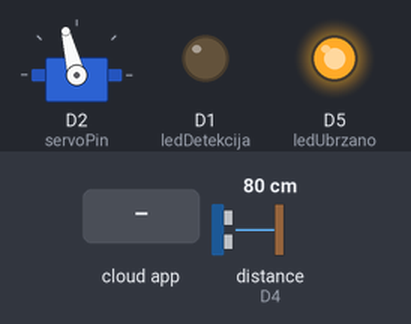
Simulated run of this sketch. Board: ESP8266 (NodeMCU). Shown: servo, output pins drawn as LEDs (lit = HIGH). Wiring (inferred from the names in the program): ultrasonic range finder: trigger D3; echo D4. The inputs (shaded band) are chosen by the test bench; at power-on: distance to the obstacle (sensor on D4) 80 cm. The echo pulse lasts 58.3 µs per cm; WiFi joins after 1.5 s; servers stay silent unless stated; the Firebase database answers and starts empty; pins used as bus, display or sensor lines are not drawn; what the sketch prints to the serial monitor is not drawn.

Above: at 2.7 s.
2.8 s: the phone or cloud app sets status to 1
At 3.58 s:
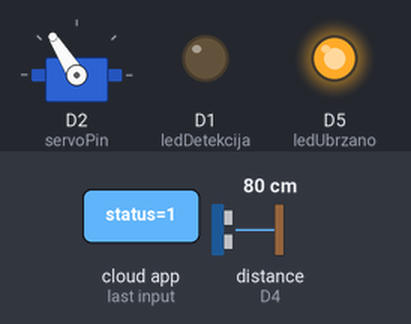
6.3 s: distance to the obstacle (sensor on D4) set to 17 cm
9.8 s: distance to the obstacle (sensor on D4) set to 14 cm
At 13.0 s:
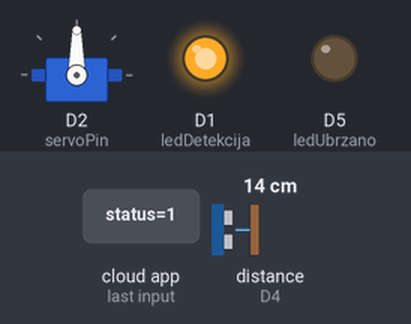
13.3 s: the phone or cloud app sets status to 0
At 13.48 s:
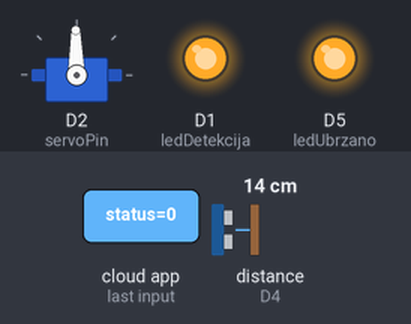
16.8 s: the phone or cloud app sets status to 1
20.3 s: distance to the obstacle (sensor on D4) set to 18 cm
At 24.6 s:
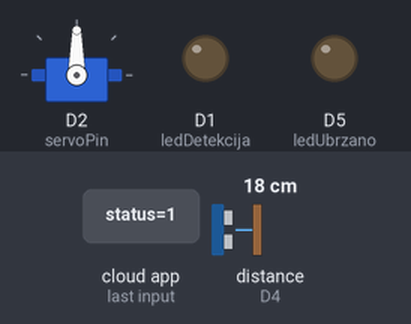
Timing chart, 0 to 24.8 s (numbered marks = the images above; inputs shaded):
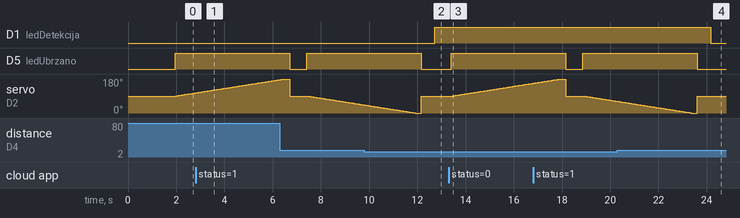

The sketch:

SmartGarage_NodeMCU_ESP8266.ino
```cpp
#include <ESP8266WiFi.h>
#include <FirebaseESP8266.h>
#include <Servo.h>

#define WIFI_SSID "WIFI"
#define WIFI_PASSWORD "PASS"

#define FIREBASE_HOST "YOURS"
#define FIREBASE_AUTH "YOURS"

//Pinovi
#define trigPin D3
#define echoPin D4
#define servoPin D2
#define ledDetekcija D1
#define ledUbrzano D5
//Firebase objekti
FirebaseData firebaseData;
FirebaseConfig config;
FirebaseAuth auth;
//Servo motor
Servo servoMotor;

//Funkcija za mjerenje udaljenosti
float getDistance() {
    digitalWrite(trigPin, LOW);
    delayMicroseconds(2);
    digitalWrite(trigPin, HIGH);
    delayMicroseconds(10);
    digitalWrite(trigPin, LOW);

    long duration = pulseIn(echoPin, HIGH);
    float distance = duration * 0.034 / 2;

    return distance;
}

//Funkcija za brzo treperenje LED diode dok se vrata pomjeraju
unsigned long previousMillis = 0;  // Početno vrijeme za treperenje
const long interval = 200;         // Interval treperenja u milisekundama

void blinkFast() {
    unsigned long currentMillis = millis();
    if (currentMillis - previousMillis >= interval) {
        previousMillis = currentMillis;
        int ledState = digitalRead(ledUbrzano); // Provjerava trenutni status LED diode
        digitalWrite(ledUbrzano, !ledState);    // Ako je uključena, gasi je, i obrnuto
    }
}

void setup() {
    Serial.begin(115200);

    //WiFi povezivanje
    WiFi.begin(WIFI_SSID, WIFI_PASSWORD);
    Serial.print("Povezivanje na WiFi...");
    while (WiFi.status() != WL_CONNECTED) {
        delay(500);
        Serial.print(".");
    }
    Serial.println(" Povezano!");

    //Firebase podešavanje
    config.host = FIREBASE_HOST;
    config.signer.tokens.legacy_token = FIREBASE_AUTH;
    Firebase.begin(&config, &auth);
    Firebase.reconnectWiFi(true);

    //Podešavanje pinova
    pinMode(trigPin, OUTPUT);
    pinMode(echoPin, INPUT);
    pinMode(ledDetekcija, OUTPUT);
    pinMode(ledUbrzano, OUTPUT);

    //Servo motor
    servoMotor.attach(servoPin);
    servoMotor.write(90); // Početna pozicija

    Serial.println("Sistem spreman!");
}

void loop() {
    //Čitanje ultrazvučnog senzora
    float distance = getDistance();
    Serial.println("Udaljenost: " + String(distance) + " cm");

    //Ažuriranje Firebase-a i kontrola LED diode za detekciju auta
    if (distance < 15) {
        Firebase.setInt(firebaseData, "/garage/detekcija", 1);
        Firebase.setFloat(firebaseData, "/garage/udaljenost", distance);
        digitalWrite(ledDetekcija, HIGH); // LED D7 svijetli dok je auto blizu
    } else {
        Firebase.setInt(firebaseData, "/garage/detekcija", 0);
        Firebase.setFloat(firebaseData, "/garage/udaljenost", distance);
        digitalWrite(ledDetekcija, LOW); // LED D7 se gasi kad auta nema
    }

    //Kontrola vrata preko Firebase-a
    if (Firebase.getInt(firebaseData, "/garage/status")) {
    int status = firebaseData.intData();
    Serial.println("Primljen status: " + String(status));

    if (status == 1) {
        Serial.println("Otvaranje garaže...");
        digitalWrite(ledUbrzano, HIGH); // LED D8 svijetli dok se motor pomjera

        // Postepeno otvaranje vrata
        for (int pos = 90; pos >= 0; pos -= 1) {
            servoMotor.write(pos);
            delay(50); // Pauza od 200ms između pomjeranja
        }

        delay(200); // Čekaj dok su vrata otvorena
        servoMotor.write(90); // Vraća u neutralnu poziciju
        digitalWrite(ledUbrzano, LOW); // LED D8 se gasi
        Firebase.setInt(firebaseData, "/garage/status", 2);
    }
    else if (status == 0) {
        Serial.println("Zatvaranje garaže...");
        digitalWrite(ledUbrzano, HIGH); // LED D8 svijetli dok se motor pomjera

        // Postepeno zatvaranje vrata
        for (int pos = 90; pos <= 180; pos += 1) {
            servoMotor.write(pos);
            delay(50); // Pauza od 200ms između pomjeranja
        }

        delay(200); // Čekaj dok su vrata zatvorena
        servoMotor.write(90); // Vraća u neutralnu poziciju
        digitalWrite(ledUbrzano, LOW); // LED D8 se gasi
        Firebase.setInt(firebaseData, "/garage/status", 2);
    }
} else {
    Serial.println("Greška pri čitanju Firebase podataka: " + firebaseData.errorReason());
}
    // Pozivamo funkciju za brzo treperenje LED diode SAMO kad je servo motor u pokretu
    if (digitalRead(ledUbrzano) == HIGH) {
        blinkFast(); // LED treperi dok je motor u pokretu
    }

    delay(100); // Malo usporiti ciklus, ali ne previše
}
```

Measured:
- the behaviour switches between 16 and 15 cm on distance to the obstacle (sensor on D4) (found by bisection; images 1 and 2)
- after the input at 9.8 s, D1 (ledDetekcija): LOW → HIGH after 2.9 s
- after the input at 13.3 s, D5 (ledUbrzano): LOW → HIGH after 0.11 s; servo on D2 (servoPin): moves from 90° to 157° over 3.3 s, starting after 0.16 s
- after the input at 20.3 s, D1 (ledDetekcija): HIGH → LOW after 3.9 s
